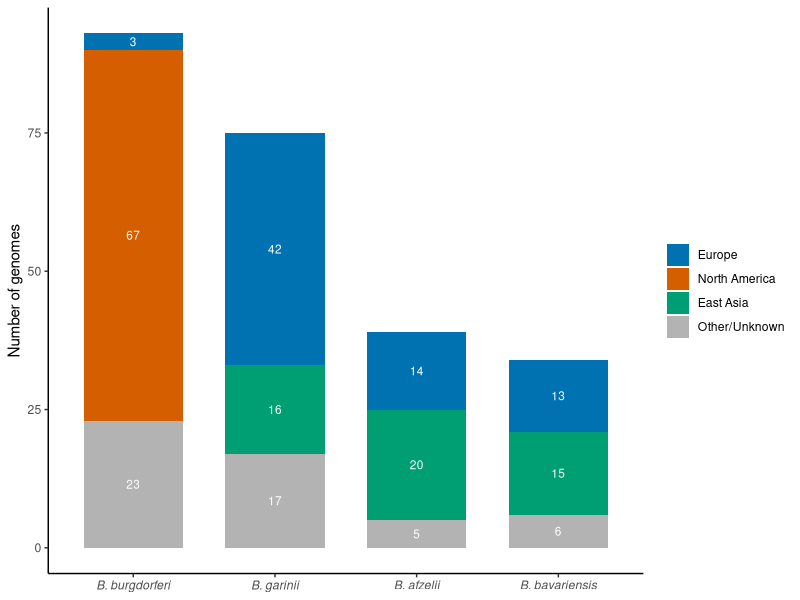
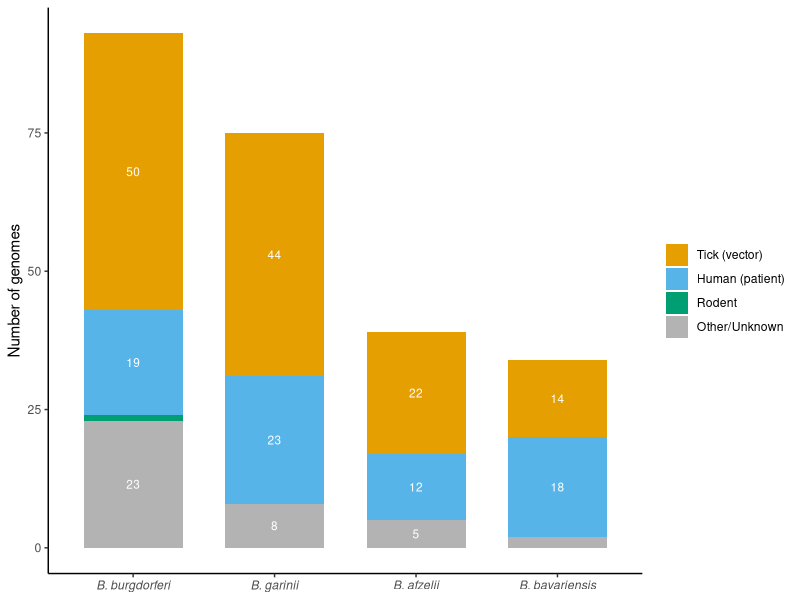
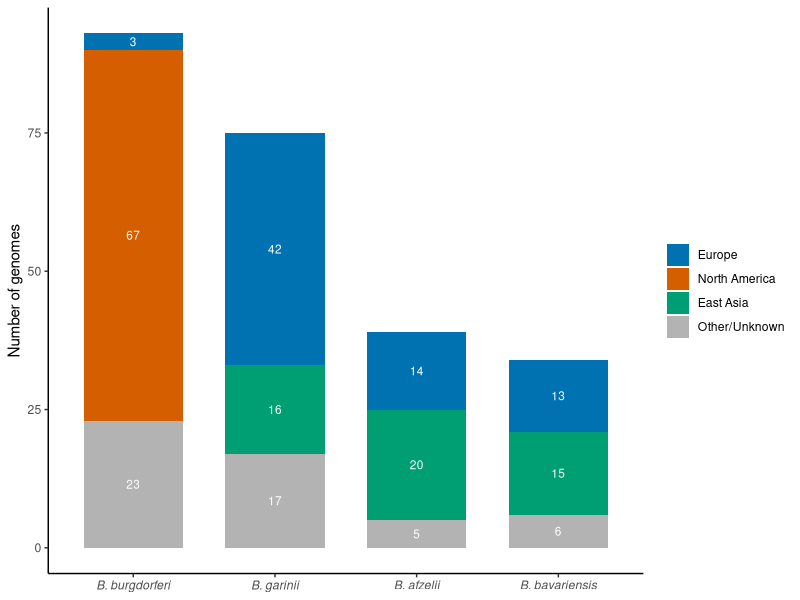
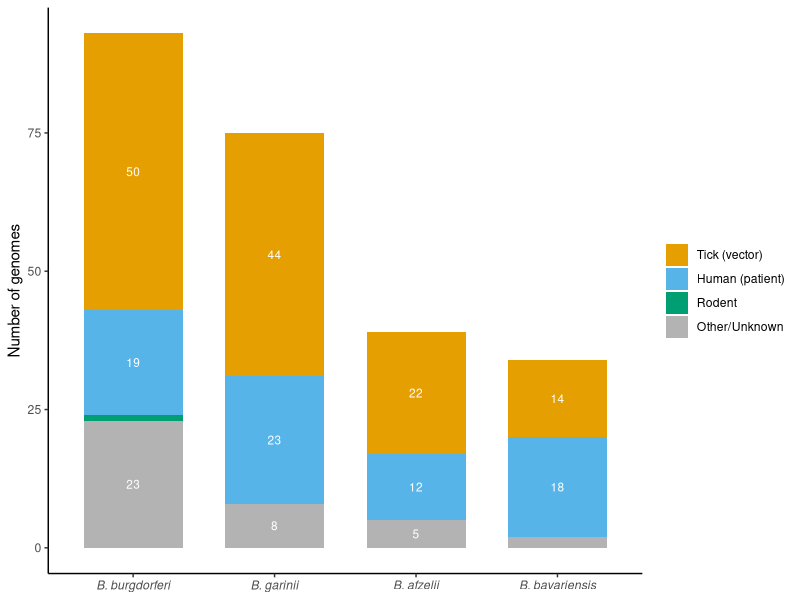

These charts were generated, in order, by the following R code: (Note: this script raises an error after producing the figures.)
# ============================================================
# Geographic region and host/vector composition of
# the four major pathogenic Borreliella species (n = 241),
# plus patchwork assembly of the full Fig. S1 (a/b/c).
#
# Input : Supplementary_Table_S1.xls (columns: species, geo_region,
#          host_group)
# Output: FigS1b_region.pdf, FigS1c_host.pdf, FigS1_combined.pdf
#
# Note: run after 11_Geographic_distribution_map.R so that p_a
#       exists in the environment (or source that script first).
# ============================================================

library(readxl)
library(dplyr)
library(ggplot2)
library(patchwork)

s1 <- read_excel("Supplementary_Table_S1.xls")   # adjust path as needed

four <- c("Borreliella burgdorferi", "Borreliella garinii",
          "Borreliella afzelii", "Borreliella bavariensis")

## ---- Panel b: geographic region composition (geo_region, 100% coverage) ----
df_b <- s1 %>%
  filter(species %in% four) %>%
  mutate(species = factor(species, levels = four),
         geo_region = factor(geo_region,
                             levels = c("Europe", "North America",
                                        "East Asia", "Other_or_Unknown"))) %>%
  count(species, geo_region)

p_b <- ggplot(df_b, aes(species, n, fill = geo_region)) +
  geom_col(width = 0.7) +
  geom_text(aes(label = n), position = position_stack(vjust = 0.5),
            size = 3, color = "white") +
  scale_fill_manual(values = c("Europe"           = "#0072B2",
                               "North America"    = "#D55E00",
                               "East Asia"        = "#009E73",
                               "Other_or_Unknown" = "grey70"),
                    labels = c("Europe", "North America",
                               "East Asia", "Other/Unknown")) +
  scale_x_discrete(labels = c("B. burgdorferi", "B. garinii",
                              "B. afzelii", "B. bavariensis")) +
  labs(x = NULL, y = "Number of genomes", fill = NULL) +
  theme_classic() +
  theme(axis.text.x = element_text(face = "italic"),
        legend.position = "right")

## ---- Panel c: host/vector group composition (host_group, 100% coverage) ----
df_c <- s1 %>%
  filter(species %in% four) %>%
  mutate(species = factor(species, levels = four),
         host_group = factor(host_group,
                             levels = c("Tick", "Human", "Rodent",
                                        "Other_or_Unknown"))) %>%
  count(species, host_group)

p_c <- ggplot(df_c, aes(species, n, fill = host_group)) +
  geom_col(width = 0.7) +
  geom_text(aes(label = ifelse(n > 2, n, "")),
            position = position_stack(vjust = 0.5),
            size = 3, color = "white") +
  scale_fill_manual(values = c("Tick"             = "#E69F00",
                               "Human"            = "#56B4E9",
                               "Rodent"           = "#009E73",
                               "Other_or_Unknown" = "grey70"),
                    labels = c("Tick (vector)", "Human (patient)",
                               "Rodent", "Other/Unknown")) +
  scale_x_discrete(labels = c("B. burgdorferi", "B. garinii",
                              "B. afzelii", "B. bavariensis")) +
  labs(x = NULL, y = "Number of genomes", fill = NULL) +
  theme_classic() +
  theme(axis.text.x = element_text(face = "italic"),
        legend.position = "right")

print(p_b)
print(p_c)
ggsave("FigS1b_region.pdf", p_b, width = 6, height = 4.5)
ggsave("FigS1c_host.pdf",   p_c, width = 6, height = 4.5)

## ---- Full Fig. S1 assembly: map on top, panels b/c below ----
p_s1 <- p_a / (p_b | p_c) +
  plot_layout(heights = c(1.1, 1)) +
  plot_annotation(tag_levels = "a")

print(p_s1)
ggsave("FigS1_combined.pdf", p_s1, width = 12, height = 9)
